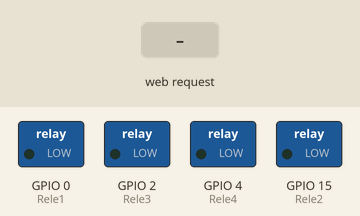
The sketch below on a simulated ESP32. On the bench: switched loads named in the sketch (green lamp = pin HIGH). The inputs (shaded band) are chosen by the test bench. WiFi joins after 1.5 s; servers stay silent unless stated; what the sketch prints to the serial monitor is not drawn.

Above: at 2.7 s.
2.8 s: HTTP request GET /T1 received
At 3.3 s:
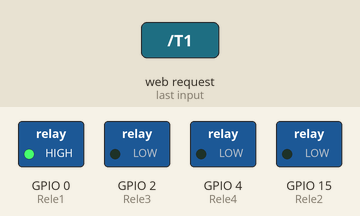
4.3 s: HTTP request GET /T2 received
At 5.5 s:
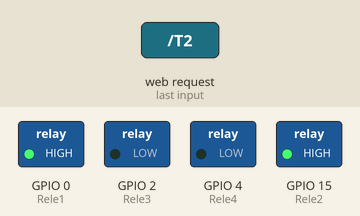
5.8 s: HTTP request GET /T3 received
At 6.8 s:
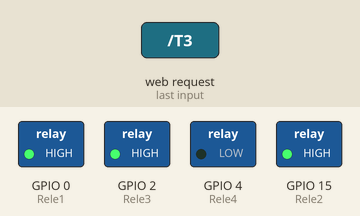
7.3 s: HTTP request GET /T4 received
At 7.9 s:
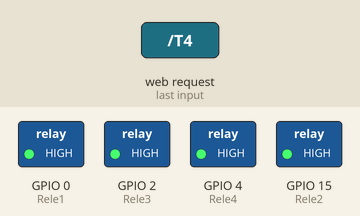
8.8 s: HTTP request GET /T1 received
At 10.0 s:
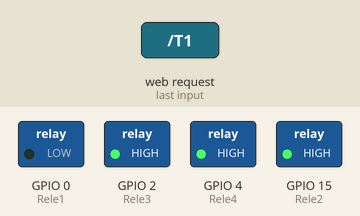
10.3 s: HTTP request GET /T2 received
At 11.4 s:
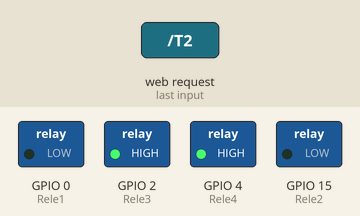
Timing chart, 0 to 12.8 s (numbered marks = the images above; inputs shaded):
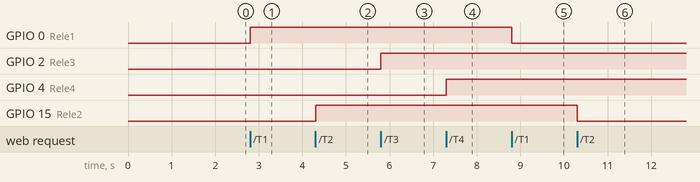

The sketch:

Rodrigo.ino
```cpp
#include <WiFiManager.h>

#define Rele1 0
#define Rele2 15
#define Rele3 2
#define Rele4 4

bool Estado_Do_Rele1 = LOW;
bool Estado_Do_Rele2 = LOW;
bool Estado_Do_Rele3 = LOW;
bool Estado_Do_Rele4 = LOW;

int LED = 2;
WiFiServer server(80);

void setup() {
  Serial.begin(115200);
  pinMode(Rele1, OUTPUT);
  pinMode(Rele2, OUTPUT);
  pinMode(Rele3, OUTPUT);
  pinMode(Rele4, OUTPUT);

  Serial.println();
  WiFi.mode(WIFI_STA); //
  WiFiManager wm;
  bool res;
  //wm.resetSettings();
  res = wm.autoConnect("AutoConnectAP"); //
  if (!res) {
    Serial.println("Falha na conexão");
    ESP.restart();
  }
  else {
    Serial.println("Conectado... :)");
  }

  Serial.println("");
  Serial.println("WiFi conectada.");
  Serial.println("Endereço de IP: ");
  Serial.println(WiFi.localIP());
  server.begin();
}

void loop() {
  WiFiClient client = server.available(); // verifica e armazena se tem clientes conectados na rede

  if (client) { // se você conseguir um cliente,
    Serial.println("Novo Cliente."); // imprime uma mensagem pela porta serial
    String currentLine = ""; // faz uma String para manter os dados recebidos do cliente
    while (client.connected()) { // loop enquanto o cliente está conectado
      if (client.available()) { // se houver bytes para ler do cliente,
        char c = client.read(); // leia um byte e depois
        Serial.write(c); // imprima o monitor serial
        if (c == '\n') { // se o byte for um caractere de nova linha

          /* se a linha atual estiver em branco, você terá dois caracteres de nova linha em uma linha.
            esse é o fim da solicitação HTTP do cliente, então envie uma resposta: */
          if (currentLine.length() == 0) {
            /* Os cabeçalhos HTTP sempre começam com um código de resposta (por exemplo, HTTP / 1.1 200 OK)
              e um tipo de conteúdo para que o cliente saiba o que está por vir e, em seguida, uma linha em branco: */
            client.println("HTTP/1.1 200 OK");
            client.println("Content-type:text/html");
            client.println();

            // configuração de estilo do site
            client.print("<style type=\"text/css\"> a{margin: 50px 50px; background: #47963e; color: #ffffff; text-align: center; text-decoration: none; padding: 1% 20% 1%; border-radius: 10px; font-size: 5.0em;}</style>");
            // o conteúdo do cabeçalho HTTP
            client.print("<meta http-equiv='Content-Type' content='text/html; charset=UTF-8' align='center'><h1><p align='center'> Teste de Automação Residencial </p></br></br> </h1>");

            client.print("<p align='center'><a href=\"/T1\">Garagem </a> </br></br></br> </p>");
            client.print("<p align='center'><a href=\"/T2\">Corredor </a> </br></br></br> </p>");
            client.print("<p align='center'><a href=\"/T3\">Quarto </a> </br></br></br> </p>");
            client.print("<p align='center'><a href=\"/T4\">Lavanderia </a> </br></br></br> </p>");

            // A resposta HTTP termina com outra linha em branco:
            client.println();
            // sair do loop while:
            break;
          } else { // se você tiver uma nova linha, então limpe a linha atual:
            currentLine = "";
          }
        } else if (c != '\r') { // se você tiver qualquer outra coisa além de um caractere de retorno de linha,
          currentLine += c; // adicioná-lo ao final da linha atual
        }

        // Verifica se o pedido do cliente foi para atualizar algum dos reles (GET /T)

        if (currentLine.endsWith("GET /T1")) {

          if (Estado_Do_Rele1 == LOW) {
            digitalWrite(Rele1, HIGH);
            Estado_Do_Rele1 = HIGH;
          } else {
            digitalWrite(Rele1, LOW);
            Estado_Do_Rele1 = LOW;
          }
        }
        if (currentLine.endsWith("GET /T2")) {

          if (Estado_Do_Rele2 == LOW) {
            digitalWrite(Rele2, HIGH);
            Estado_Do_Rele2 = HIGH;
          } else {
            digitalWrite(Rele2, LOW);
            Estado_Do_Rele2 = LOW;
          }
        }
        if (currentLine.endsWith("GET /T3")) {

          if (Estado_Do_Rele3 == LOW) {
            digitalWrite(Rele3, HIGH);
            Estado_Do_Rele3 = HIGH;
          } else {
            digitalWrite(Rele3, LOW);
            Estado_Do_Rele3 = LOW;
          }
        }
        if (currentLine.endsWith("GET /T4")) {

          if (Estado_Do_Rele4 == LOW) {
            digitalWrite(Rele4, HIGH);
            Estado_Do_Rele4 = HIGH;
          } else {
            digitalWrite(Rele4, LOW);
            Estado_Do_Rele4 = LOW;
          }
        }
      }
    }
  }
  // termina a conexão com o cliente
  client.stop();
  //Serial.println("Cliente desconectado.");
}
```

Measured:
- after the input at 2.8 s, GPIO 0 (Rele1): LOW → HIGH at once
- after the input at 4.3 s, GPIO 15 (Rele2): LOW → HIGH at once
- after the input at 5.8 s, GPIO 2 (Rele3): LOW → HIGH at once
- after the input at 7.3 s, GPIO 4 (Rele4): LOW → HIGH at once
- after the input at 8.8 s, GPIO 0 (Rele1): HIGH → LOW at once
- after the input at 10.3 s, GPIO 15 (Rele2): HIGH → LOW at once
